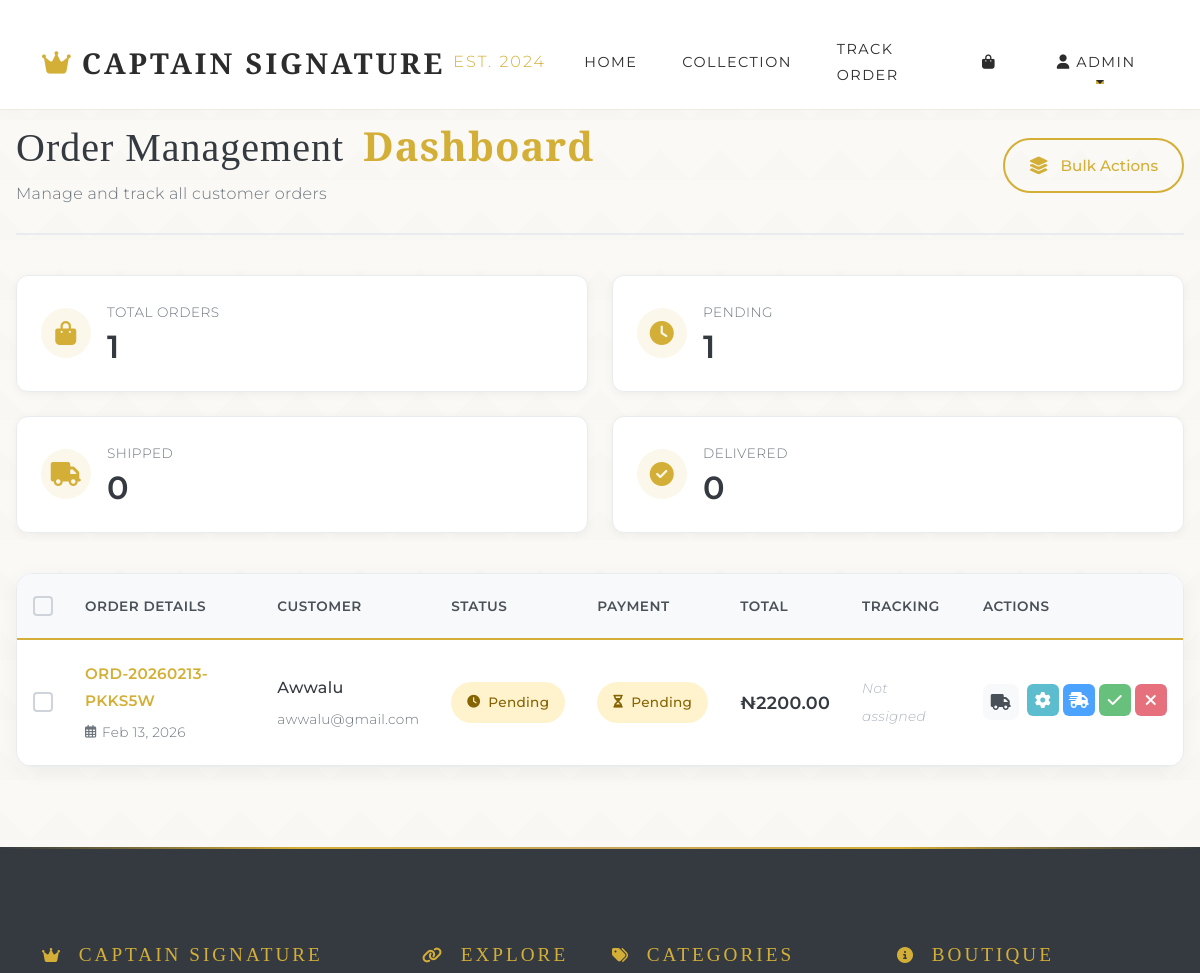
Page /admin/orders (signed in, upper part) on the earlier database version.
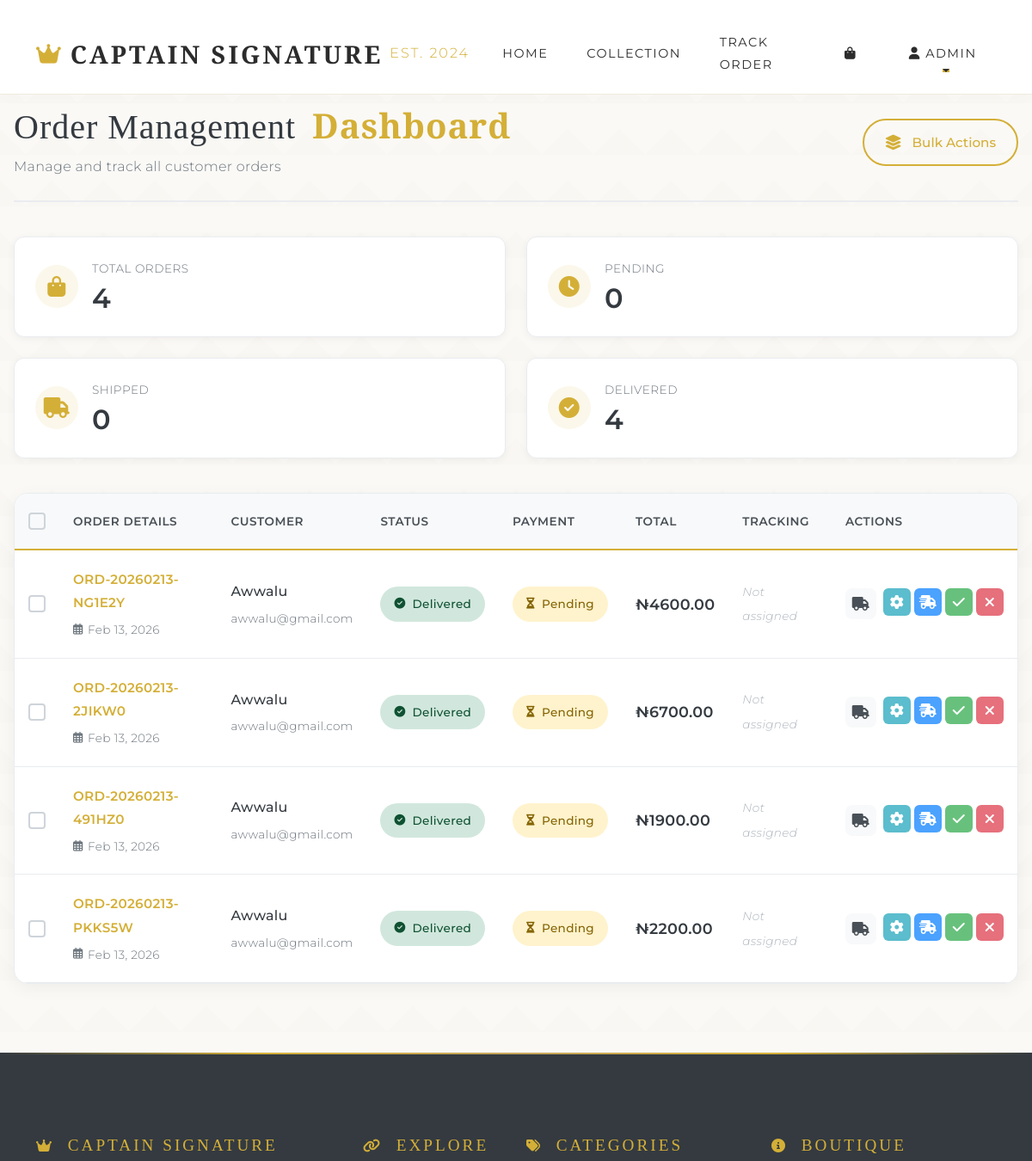
Same page on the later database version.
### models.py (models this page shows)
class User(UserMixin, db.Model):
    id = db.Column(db.Integer, primary_key=True)
    username = db.Column(db.String(80), unique=True, nullable=False)
    email = db.Column(db.String(120), unique=True, nullable=False)
    password = db.Column(db.String(200), nullable=False)
    is_admin = db.Column(db.Boolean, default=False)
    created_at = db.Column(db.DateTime, default=datetime.utcnow)
    phone = db.Column(db.String(20), nullable=True)
    address = db.Column(db.Text, nullable=True)
    city = db.Column(db.String(100), nullable=True)
    state = db.Column(db.String(100), nullable=True)
    orders = db.relationship('Order', backref='customer', lazy=True)

class Order(db.Model):
    id = db.Column(db.Integer, primary_key=True)
    order_number = db.Column(db.String(50), unique=True, default=generate_order_number)
    user_id = db.Column(db.Integer, db.ForeignKey('user.id'), nullable=False)
    order_date = db.Column(db.DateTime, default=datetime.utcnow)
    status = db.Column(db.String(50), default='pending')  # pending, processing, shipped, delivered, cancelled
    subtotal = db.Column(db.Float, default=0.0)
    delivery_fee = db.Column(db.Float, default=1500.00)  # Will be updated from settings at checkout
    total_amount = db.Column(db.Float, default=0.0)
    shipping_name = db.Column(db.String(100), nullable=True)
    shipping_address = db.Column(db.Text, nullable=True)
    shipping_city = db.Column(db.String(100), nullable=True)
    shipping_state = db.Column(db.String(100), nullable=True)  # Nigeria state
    shipping_phone = db.Column(db.String(20), nullable=True)
    shipping_email = db.Column(db.String(120), nullable=True)
    tracking_number = db.Column(db.String(100), nullable=True)
    carrier = db.Column(db.String(50), nullable=True)
    estimated_delivery = db.Column(db.DateTime, nullable=True)
    delivered_date = db.Column(db.DateTime, nullable=True)
    payment_method = db.Column(db.String(50), nullable=True)
    payment_status = db.Column(db.String(50), default='pending')  # pending, paid, failed
    admin_notes = db.Column(db.Text, nullable=True)
    customer_notes = db.Column(db.Text, nullable=True)
    items = db.relationship('OrderItem', backref='order', lazy=True, cascade='all, delete-orphan')
    tracking_updates = db.relationship('OrderTracking', backref='order', lazy=True, cascade='all, delete-orphan')

class Settings(db.Model):
    id = db.Column(db.Integer, primary_key=True)
    delivery_fee = db.Column(db.Float, default=1500.00)
    free_delivery_threshold = db.Column(db.Float, default=0.00)  # Optional: free delivery above this amount
    currency = db.Column(db.String(10), default='₦')
    site_name = db.Column(db.String(100), default='Captain Signature')
    updated_at = db.Column(db.DateTime, default=datetime.utcnow, onupdate=datetime.utcnow)
    updated_by = db.Column(db.Integer, db.ForeignKey('user.id'), nullable=True)
    @staticmethod
    def get_settings():
        settings = Settings.query.first()
        if not settings:
            settings = Settings()
            db.session.add(settings)
            db.session.commit()
        return settings

### app.py (the view)
@app.route('/admin/orders')
@login_required
def admin_orders():
    if not current_user.is_admin:
        abort(403)
    orders = Order.query.order_by(Order.order_date.desc()).all()
    return render_template('admin_orders.html', orders=orders)

### templates/admin_orders.html (shortened to what this page needs)
{% extends "base.html" %}
{% block content %}
<div class="orders-container">
    <div class="header-section">
        <div class="header-content">
            <h1 class="page-title">
                <span class="title-text">Order Management</span>
                <span class="title-gold">Dashboard</span>
            </h1>
            <p class="page-subtitle">Manage and track all customer orders</p>
        </div>
        <div class="header-actions">
            <button class="btn-bulk" onclick="toggleBulkActions()" id="bulkActionBtn">
                <i class="fas fa-layer-group"></i>
                <span>Bulk Actions</span>
            </button>
        </div>
    </div>
    <div class="stats-grid">
        <div class="stat-card">
            <div class="stat-icon">
                <i class="fas fa-shopping-bag"></i>
            </div>
            <div class="stat-info">
                <span class="stat-label">Total Orders</span>
                <span class="stat-value">{{ orders|length }}</span>
            </div>
        </div>
        <div class="stat-card">
            <div class="stat-icon">
                <i class="fas fa-clock"></i>
            </div>
            <div class="stat-info">
                <span class="stat-label">Pending</span>
                <span class="stat-value">{{ orders|selectattr('status', 'equalto', 'pending')|list|length }}</span>
            </div>
        </div>
        <div class="stat-card">
            <div class="stat-icon">
                <i class="fas fa-truck"></i>
            </div>
            <div class="stat-info">
                <span class="stat-label">Shipped</span>
                <span class="stat-value">{{ orders|selectattr('status', 'equalto', 'shipped')|list|length }}</span>
            </div>
        </div>
        <div class="stat-card">
            <div class="stat-icon">
                <i class="fas fa-check-circle"></i>
            </div>
            <div class="stat-info">
                <span class="stat-label">Delivered</span>
                <span class="stat-value">{{ orders|selectattr('status', 'equalto', 'delivered')|list|length }}</span>
            </div>
        </div>
    </div>
    <div class="table-wrapper">
        <table class="orders-table">
            <thead>
                <tr>
                    <th width="40">
                        <div class="checkbox-wrapper">
                            <label for="selectAll" class="checkbox-label"></label>
                        </div>
                    </th>
                    <th>Order Details</th>
                    <th>Customer</th>
                    <th>Status</th>
                    <th>Payment</th>
                    <th>Total</th>
                    <th>Tracking</th>
                    <th>Actions</th>
                </tr>
            </thead>
            <tbody>
                {% for order in orders %}
                <tr class="order-row" data-order-id="{{ order.id }}">
                    <td>
                        <div class="checkbox-wrapper">
                            <label for="order{{ order.id }}" class="checkbox-label"></label>
                        </div>
                    </td>
                    <td>
                        <div class="order-info">
                            <a href="{{ url_for('track_order_result', order_number=order.order_number) }}" target="_blank" class="order-number">
                                {{ order.order_number }}
                            </a>
                            <span class="order-date">
                                <i class="far fa-calendar-alt"></i>
                                {{ order.order_date.strftime('%b %d, %Y') }}
                            </span>
                        </div>
                    </td>
                    <td>
                        <div class="customer-info">
                            <span class="customer-name">{{ order.customer.username }}</span>
                            <span class="customer-email">{{ order.customer.email }}</span>
                        </div>
                    </td>
                    <td>
                        <span class="status-badge status-{{ order.status }}">
                            <i class="fas
                                {% if order.status == 'delivered' %}fa-check-circle
                                {% elif order.status == 'cancelled' %}fa-times-circle
                                {% elif order.status == 'shipped' %}fa-truck
                                {% elif order.status == 'processing' %}fa-spinner
                                {% else %}fa-clock{% endif %}">
                            </i>
                            {{ order.status|capitalize }}
                        </span>
                    </td>
                    <td>
                        <span class="payment-badge payment-{{ order.payment_status or 'pending' }}">
                            <i class="fas
                                {% if order.payment_status == 'paid' %}fa-credit-card
                                {% elif order.payment_status == 'failed' %}fa-exclamation-circle
                                {% else %}fa-hourglass-half{% endif %}">
                            </i>
                            {{ (order.payment_status or 'pending')|capitalize }}
                        </span>
                    </td>
                    <td class="order-total">
                        {{ g.settings.currency }}{{ "%.2f"|format(order.total_amount) }}
                    </td>
                    <td>
                        {% if order.tracking_number %}
                        <span class="tracking-info">
                            <i class="fas fa-box"></i>
                            {{ order.tracking_number }}
                        </span>
                        {% else %}
                        <span class="no-tracking">Not assigned</span>
                        {% endif %}
                    </td>
                    <td>
                        <div class="action-group">
                            <a href="{{ url_for('update_tracking', order_id=order.id) }}" class="action-btn" title="Update Tracking">
                                <i class="fas fa-truck"></i>
                            </a>
                            <div class="status-actions">
                                <a href="{{ url_for('update_order_status', order_id=order.id, status='processing') }}" class="status-btn processing-btn" title="Process">
                                    <i class="fas fa-cog"></i>
                                </a>
                                <a href="{{ url_for('update_order_status', order_id=order.id, status='shipped') }}" class="status-btn shipped-btn" title="Ship">
                                    <i class="fas fa-shipping-fast"></i>
                                </a>
                                <a href="{{ url_for('update_order_status', order_id=order.id, status='delivered') }}" class="status-btn delivered-btn" title="Deliver">
                                    <i class="fas fa-check"></i>
                                </a>
                                <a href="{{ url_for('update_order_status', order_id=order.id, status='cancelled') }}" class="status-btn cancelled-btn" title="Cancel">
                                    <i class="fas fa-times"></i>
                                </a>
                            </div>
                        </div>
                    </td>
                </tr>
                {% endfor %}
            </tbody>
        </table>
    </div>
</div>
{% endblock %}

### templates/base.html (shortened to what this page needs)
<!DOCTYPE html>
<html lang="en">
<head>
    <link href="https://cdn.jsdelivr.net/npm/bootstrap@5.3.0/dist/css/bootstrap.min.css" rel="stylesheet">
    <link rel="stylesheet" href="https://cdnjs.cloudflare.com/ajax/libs/font-awesome/6.4.0/css/all.min.css">
    <link href="https://unpkg.com/aos@2.3.1/dist/aos.css" rel="stylesheet">
    <link rel="stylesheet" href="{{ url_for('static', filename='css/style.css') }}">
</head>
<body>
    <nav class="navbar navbar-expand-lg" id="mainNav">
        <div class="container">
            <a class="navbar-brand" href="{{ url_for('index') }}">
                <i class="fas fa-crown"></i> CAPTAIN SIGNATURE <span>EST. 2024</span>
            </a>
            <div class="collapse navbar-collapse" id="navbarNav">
                <ul class="navbar-nav me-auto">
                    <li class="nav-item">
                        <a class="nav-link" href="{{ url_for('index') }}">HOME</a>
                    </li>
                    <li class="nav-item">
                        <a class="nav-link" href="{{ url_for('products') }}">COLLECTION</a>
                    </li>
                    <li class="nav-item">
                        <a class="nav-link" href="{{ url_for('track_order_page') }}">TRACK ORDER</a>
                    </li>
                </ul>
                <ul class="navbar-nav">
                    <li class="nav-item me-3">
                        <a class="nav-link position-relative" href="{{ url_for('view_cart') }}">
                            <i class="fas fa-shopping-bag"></i>
                        </a>
                    </li>
                    {% if current_user.is_authenticated %}
                    <li class="nav-item dropdown">
                        <a class="nav-link dropdown-toggle" href="#" id="userDropdown" role="button"
                            data-bs-toggle="dropdown" aria-expanded="false">
                            <i class="fas fa-user"></i> {{ current_user.username }}
                        </a>
                    </li>
                    {% endif %}
                </ul>
            </div>
        </div>
    </nav>
    <main>
        {% block content %}{% endblock %}
    </main>
    <footer class="footer">
        <div class="container">
            <div class="row g-4">
                <div class="col-lg-4 col-md-6">
                    <h5><i class="fas fa-crown"></i> CAPTAIN SIGNATURE</h5>
                </div>
                <div class="col-lg-2 col-md-6">
                    <h5><i class="fas fa-link"></i> EXPLORE</h5>
                </div>
                <div class="col-lg-3 col-md-6">
                    <h5><i class="fas fa-tags"></i> CATEGORIES</h5>
                </div>
                <div class="col-lg-3 col-md-6">
                    <h5><i class="fas fa-info-circle"></i> BOUTIQUE</h5>
                </div>
            </div>
        </div>
    </footer>
</body>
</html>

Differences in the rows shown:
added Order: order_number "ORD-20260213-NG1E2Y", order_date "Feb 13, 2026", customer.username "Awwalu", customer.email "awwalu@gmail.com", status "Delivered", payment_status "Pending", {{ g.settings.currency }} "₦", total_amount "4600.00", shows "Not assigned"
added Order: order_number "ORD-20260213-2JIKW0", order_date "Feb 13, 2026", customer.username "Awwalu", customer.email "awwalu@gmail.com", status "Delivered", payment_status "Pending", {{ g.settings.currency }} "₦", total_amount "6700.00", shows "Not assigned"
added Order: order_number "ORD-20260213-491HZ0", order_date "Feb 13, 2026", customer.username "Awwalu", customer.email "awwalu@gmail.com", status "Delivered", payment_status "Pending", {{ g.settings.currency }} "₦", total_amount "1900.00", shows "Not assigned"
changed Order "ORD-20260213-PKKS5W": status "Pending" → "Delivered"
Other differences:
{{ orders|length }}: "1" → "4"
{{ orders|selectattr('status', 'equalto', 'pending')|list|length }}: "1" → "0"
{{ orders|selectattr('status', 'equalto', 'delivered')|list|length }}: "0" → "4"
